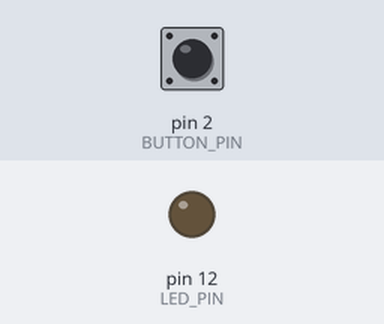
The sketch below on a simulated Arduino Uno, built with avr-gcc and run on an emulated ATmega328P. On the bench: output pins drawn as LEDs (lit = HIGH). The test bench sets the inputs (shaded band); at power-on: pin 2 (BUTTON_PIN) HIGH.

Above: at 1.2 s.
1.3 s: pin 2 (BUTTON_PIN) pulled LOW for 0.15 s
At 1.37 s:
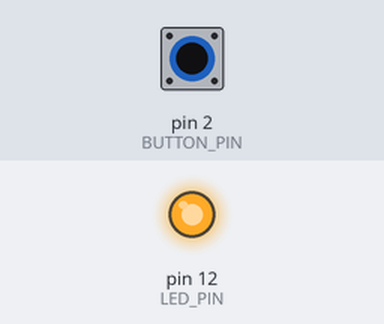
2.9 s: pin 2 (BUTTON_PIN) pulled LOW for 3.2 s
At 7.3 s:
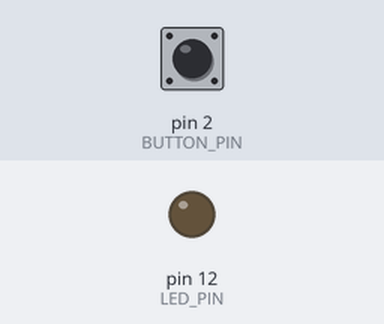
Timing chart, 0 to 8.8 s (numbered marks = the images above; inputs shaded):
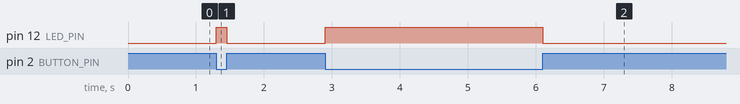

Measured:
- after the input at 1.3 s, pin 12 (LED_PIN): LOW → HIGH at once, → LOW 0.15 s later
- after the input at 2.9 s, pin 12 (LED_PIN): LOW → HIGH at once, → LOW 3.2 s later

The sketch:

LED.ino
```cpp
const int BUTTON_PIN = 2;
const int LED_PIN =  12;
int buttonState = 0;
void setup() {
  pinMode(LED_PIN, OUTPUT);
  pinMode(BUTTON_PIN, INPUT_PULLUP);
}
void loop() {
  buttonState = digitalRead(BUTTON_PIN);
  if(buttonState == LOW)
    digitalWrite(LED_PIN, HIGH);
  else if (buttonState == LOW)
    digitalWrite(LED_PIN, LOW);
  else
    digitalWrite(LED_PIN, LOW);  // turn off LED
}
```
